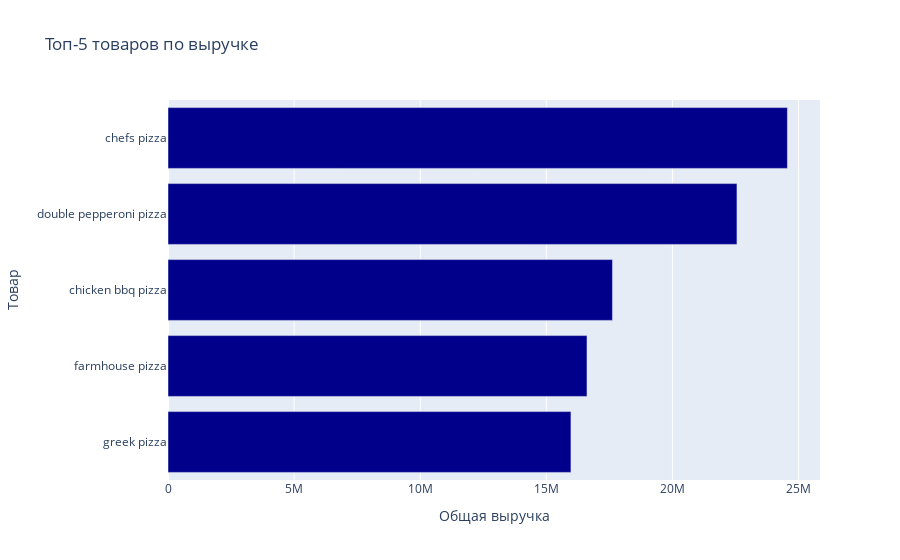

Notebook cell for this chart:
### Markdown cell above
Топ-5 популярных товаров по суммарной выручке:

### Code cell
fig_top_goods = px.bar(
    top_goods_revenue.reset_index(),
    x='price',
    y='good',
    orientation='h',
    color_discrete_sequence=['darkblue'],
    title='Топ-5 товаров по выручке',
    labels={'price': 'Общая выручка', 'good': 'Товар'}
)
fig_top_goods.update_layout(barmode='stack', yaxis={'categoryorder':'total ascending'})
fig_top_goods.show()

### Figure 1 — Plotly figure (JSON) as saved in the notebook; plotly's stock layout.template omitted (floating-point values rounded to 4 significant figures)
{"data": [{"hovertemplate": "Общая выручка=%{x}<br>Товар=%{y}<extra></extra>", "legendgroup": "", "marker": {"color": "darkblue", "pattern": {"shape": ""}}, "name": "", "orientation": "h", "showlegend": false, "textposition": "auto", "type": "bar", "x": [24558240, 22558380, 17622540, 16612440, 15976080], "xaxis": "x", "y": ["chefs pizza", "double pepperoni pizza", "chicken bbq pizza", "farmhouse pizza", "greek pizza"], "yaxis": "y"}], "layout": {"barmode": "stack", "legend": {"tracegroupgap": 0}, "title": {"text": "Топ-5 товаров по выручке"}, "xaxis": {"anchor": "y", "domain": [0, 1], "title": {"text": "Общая выручка"}}, "yaxis": {"anchor": "x", "categoryorder": "total ascending", "domain": [0, 1], "title": {"text": "Товар"}}}}
